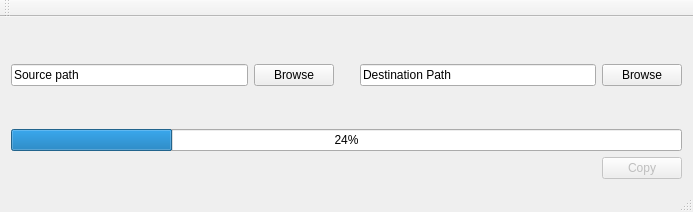
<?xml version="1.0" encoding="UTF-8"?>
<ui version="4.0">
 <class>MainWindow</class>
 <widget class="QMainWindow" name="MainWindow">
  <property name="geometry">
   <rect>
    <x>0</x>
    <y>0</y>
    <width>693</width>
    <height>212</height>
   </rect>
  </property>
  <property name="windowTitle">
   <string>MainWindow</string>
  </property>
  <widget class="QWidget" name="centralWidget">
   <layout class="QVBoxLayout" name="verticalLayout_2">
    <item>
     <layout class="QVBoxLayout" name="mainVerticalLayout">
      <item>
       <layout class="QHBoxLayout" name="horizontalLayout">
        <item>
         <widget class="QLineEdit" name="txtSource">
          <property name="text">
           <string>Source path</string>
          </property>
         </widget>
        </item>
        <item>
         <widget class="QPushButton" name="btnSource">
          <property name="text">
           <string>Browse</string>
          </property>
         </widget>
        </item>
        <item>
         <spacer name="verticalSpacer">
          <property name="orientation">
           <enum>Qt::Vertical</enum>
          </property>
          <property name="sizeHint" stdset="0">
           <size>
            <width>20</width>
            <height>40</height>
           </size>
          </property>
         </spacer>
        </item>
        <item>
         <widget class="QLineEdit" name="txtDest">
          <property name="text">
           <string>Destination Path</string>
          </property>
         </widget>
        </item>
        <item>
         <widget class="QPushButton" name="btnDest">
          <property name="text">
           <string>Browse</string>
          </property>
         </widget>
        </item>
       </layout>
      </item>
      <item>
       <widget class="QProgressBar" name="progressBar">
        <property name="value">
         <number>24</number>
        </property>
       </widget>
      </item>
      <item>
       <widget class="QPushButton" name="btnCopy">
        <property name="enabled">
         <bool>false</bool>
        </property>
        <property name="sizePolicy">
         <sizepolicy hsizetype="Maximum" vsizetype="Fixed">
          <horstretch>0</horstretch>
          <verstretch>0</verstretch>
         </sizepolicy>
        </property>
        <property name="layoutDirection">
         <enum>Qt::RightToLeft</enum>
        </property>
        <property name="autoFillBackground">
         <bool>false</bool>
        </property>
        <property name="text">
         <string>Copy</string>
        </property>
       </widget>
      </item>
     </layout>
    </item>
   </layout>
  </widget>
  <widget class="QMenuBar" name="menuBar">
   <property name="geometry">
    <rect>
     <x>0</x>
     <y>0</y>
     <width>693</width>
     <height>22</height>
    </rect>
   </property>
  </widget>
  <widget class="QToolBar" name="mainToolBar">
   <attribute name="toolBarArea">
    <enum>TopToolBarArea</enum>
   </attribute>
   <attribute name="toolBarBreak">
    <bool>false</bool>
   </attribute>
  </widget>
  <widget class="QStatusBar" name="statusBar"/>
 </widget>
 <layoutdefault spacing="6" margin="11"/>
 <resources/>
 <connections/>
</ui>
